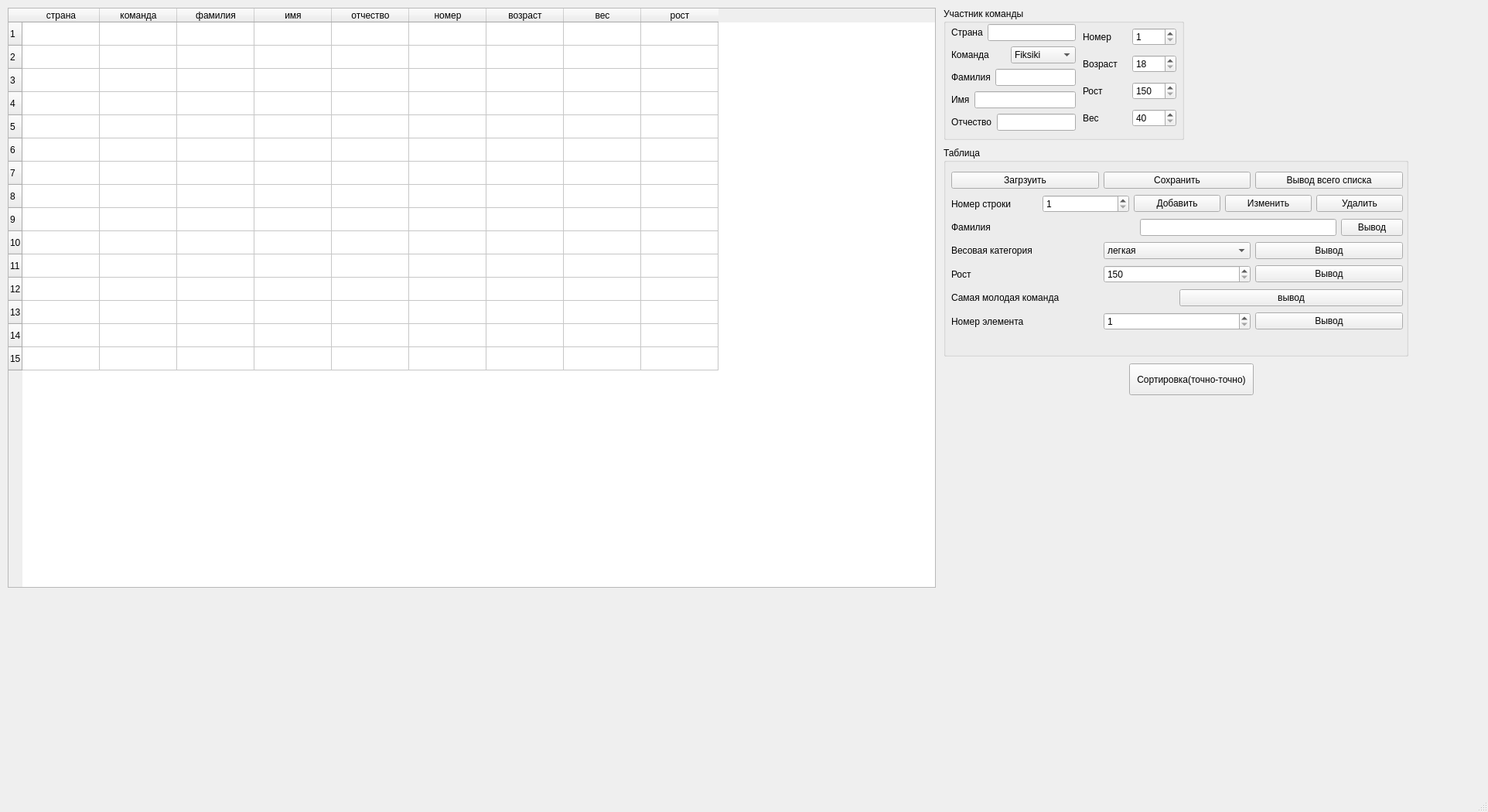
<?xml version="1.0" encoding="UTF-8"?>
<ui version="4.0">
 <class>MainWindow</class>
 <widget class="QMainWindow" name="MainWindow">
  <property name="geometry">
   <rect>
    <x>0</x>
    <y>0</y>
    <width>1924</width>
    <height>1050</height>
   </rect>
  </property>
  <property name="windowTitle">
   <string>MainWindow</string>
  </property>
  <widget class="QWidget" name="centralwidget">
   <widget class="QTableWidget" name="tableWidget">
    <property name="geometry">
     <rect>
      <x>10</x>
      <y>10</y>
      <width>1200</width>
      <height>750</height>
     </rect>
    </property>
    <property name="editTriggers">
     <set>QAbstractItemView::NoEditTriggers</set>
    </property>
    <row>
     <property name="text">
      <string>1</string>
     </property>
    </row>
    <row>
     <property name="text">
      <string>2</string>
     </property>
    </row>
    <row>
     <property name="text">
      <string>3</string>
     </property>
    </row>
    <row>
     <property name="text">
      <string>4</string>
     </property>
    </row>
    <row>
     <property name="text">
      <string>5</string>
     </property>
    </row>
    <row>
     <property name="text">
      <string>6</string>
     </property>
    </row>
    <row>
     <property name="text">
      <string>7</string>
     </property>
    </row>
    <row>
     <property name="text">
      <string>8</string>
     </property>
    </row>
    <row>
     <property name="text">
      <string>9</string>
     </property>
    </row>
    <row>
     <property name="text">
      <string>10</string>
     </property>
    </row>
    <row>
     <property name="text">
      <string>11</string>
     </property>
    </row>
    <row>
     <property name="text">
      <string>12</string>
     </property>
    </row>
    <row>
     <property name="text">
      <string>13</string>
     </property>
    </row>
    <row>
     <property name="text">
      <string>14</string>
     </property>
    </row>
    <row>
     <property name="text">
      <string>15</string>
     </property>
    </row>
    <column>
     <property name="text">
      <string>страна</string>
     </property>
    </column>
    <column>
     <property name="text">
      <string>команда</string>
     </property>
    </column>
    <column>
     <property name="text">
      <string>фамилия</string>
     </property>
    </column>
    <column>
     <property name="text">
      <string>имя</string>
     </property>
    </column>
    <column>
     <property name="text">
      <string>отчество</string>
     </property>
    </column>
    <column>
     <property name="text">
      <string>номер</string>
     </property>
    </column>
    <column>
     <property name="text">
      <string>возраст</string>
     </property>
    </column>
    <column>
     <property name="text">
      <string>вес</string>
     </property>
    </column>
    <column>
     <property name="text">
      <string>рост</string>
     </property>
    </column>
   </widget>
   <widget class="QGroupBox" name="groupBoxParticipant">
    <property name="geometry">
     <rect>
      <x>1220</x>
      <y>10</y>
      <width>311</width>
      <height>171</height>
     </rect>
    </property>
    <property name="title">
     <string>Участник команды</string>
    </property>
    <widget class="QWidget" name="layoutWidget">
     <property name="geometry">
      <rect>
       <x>10</x>
       <y>20</y>
       <width>161</width>
       <height>141</height>
      </rect>
     </property>
     <layout class="QVBoxLayout" name="verticalLayout">
      <item>
       <layout class="QHBoxLayout" name="horizontalLayoutCountry">
        <item>
         <widget class="QLabel" name="label">
          <property name="text">
           <string>Страна</string>
          </property>
         </widget>
        </item>
        <item>
         <widget class="QLineEdit" name="lineEditCountry">
          <property name="maxLength">
           <number>20</number>
          </property>
         </widget>
        </item>
       </layout>
      </item>
      <item>
       <layout class="QHBoxLayout" name="horizontalLayout">
        <item>
         <widget class="QLabel" name="label_2">
          <property name="text">
           <string>Команда</string>
          </property>
         </widget>
        </item>
        <item>
         <widget class="QComboBox" name="comboBox">
          <item>
           <property name="text">
            <string>Fiksiki</string>
           </property>
          </item>
          <item>
           <property name="text">
            <string>O4kozavri</string>
           </property>
          </item>
          <item>
           <property name="text">
            <string>Bulbashi</string>
           </property>
          </item>
         </widget>
        </item>
       </layout>
      </item>
      <item>
       <layout class="QHBoxLayout" name="horizontalLayout_4">
        <item>
         <widget class="QLabel" name="label_3">
          <property name="text">
           <string>Фамилия</string>
          </property>
         </widget>
        </item>
        <item>
         <widget class="QLineEdit" name="lineEdit">
          <property name="maxLength">
           <number>20</number>
          </property>
         </widget>
        </item>
       </layout>
      </item>
      <item>
       <layout class="QHBoxLayout" name="horizontalLayout_3">
        <item>
         <widget class="QLabel" name="label_4">
          <property name="text">
           <string>Имя</string>
          </property>
         </widget>
        </item>
        <item>
         <widget class="QLineEdit" name="lineEditName">
          <property name="maxLength">
           <number>20</number>
          </property>
         </widget>
        </item>
       </layout>
      </item>
      <item>
       <layout class="QHBoxLayout" name="horizontalLayout_2">
        <item>
         <widget class="QLabel" name="label_5">
          <property name="text">
           <string>Отчество</string>
          </property>
         </widget>
        </item>
        <item>
         <widget class="QLineEdit" name="lineEditPatronymic">
          <property name="maxLength">
           <number>20</number>
          </property>
         </widget>
        </item>
       </layout>
      </item>
     </layout>
    </widget>
    <widget class="QWidget" name="layoutWidget">
     <property name="geometry">
      <rect>
       <x>180</x>
       <y>20</y>
       <width>121</width>
       <height>141</height>
      </rect>
     </property>
     <layout class="QVBoxLayout" name="verticalLayout_2">
      <item>
       <layout class="QHBoxLayout" name="horizontalLayout_5">
        <item>
         <widget class="QLabel" name="label_6">
          <property name="text">
           <string>Номер</string>
          </property>
         </widget>
        </item>
        <item>
         <widget class="QSpinBox" name="spinBoxNumber">
          <property name="minimum">
           <number>1</number>
          </property>
          <property name="maximum">
           <number>10</number>
          </property>
         </widget>
        </item>
       </layout>
      </item>
      <item>
       <layout class="QHBoxLayout" name="horizontalLayout_6">
        <item>
         <widget class="QLabel" name="label_7">
          <property name="text">
           <string>Возраст</string>
          </property>
         </widget>
        </item>
        <item>
         <widget class="QSpinBox" name="spinBoxAge">
          <property name="minimum">
           <number>18</number>
          </property>
          <property name="maximum">
           <number>70</number>
          </property>
         </widget>
        </item>
       </layout>
      </item>
      <item>
       <layout class="QHBoxLayout" name="horizontalLayout_7">
        <item>
         <widget class="QLabel" name="label_8">
          <property name="text">
           <string>Рост</string>
          </property>
         </widget>
        </item>
        <item>
         <widget class="QSpinBox" name="spinBoxHeight">
          <property name="minimum">
           <number>150</number>
          </property>
          <property name="maximum">
           <number>210</number>
          </property>
         </widget>
        </item>
       </layout>
      </item>
      <item>
       <layout class="QHBoxLayout" name="horizontalLayout_8">
        <item>
         <widget class="QLabel" name="label_9">
          <property name="text">
           <string>Вес</string>
          </property>
         </widget>
        </item>
        <item>
         <widget class="QSpinBox" name="spinBoxWeight">
          <property name="minimum">
           <number>40</number>
          </property>
          <property name="maximum">
           <number>150</number>
          </property>
         </widget>
        </item>
       </layout>
      </item>
     </layout>
    </widget>
   </widget>
   <widget class="QGroupBox" name="groupBox_2">
    <property name="geometry">
     <rect>
      <x>1220</x>
      <y>190</y>
      <width>601</width>
      <height>271</height>
     </rect>
    </property>
    <property name="title">
     <string>Таблица</string>
    </property>
    <widget class="QWidget" name="layoutWidget_2">
     <property name="geometry">
      <rect>
       <x>10</x>
       <y>30</y>
       <width>584</width>
       <height>211</height>
      </rect>
     </property>
     <layout class="QVBoxLayout" name="verticalLayout_4">
      <item>
       <layout class="QHBoxLayout" name="horizontalLayout_9">
        <item>
         <widget class="QPushButton" name="pushButtonLoad">
          <property name="text">
           <string>Загрзуить</string>
          </property>
         </widget>
        </item>
        <item>
         <widget class="QPushButton" name="pushButtonSave">
          <property name="text">
           <string>Сохранить</string>
          </property>
         </widget>
        </item>
        <item>
         <widget class="QPushButton" name="pushButton">
          <property name="text">
           <string>Вывод всего списка</string>
          </property>
         </widget>
        </item>
       </layout>
      </item>
      <item>
       <layout class="QHBoxLayout" name="horizontalLayout_12">
        <item>
         <widget class="QLabel" name="label_12">
          <property name="text">
           <string>Номер строки</string>
          </property>
         </widget>
        </item>
        <item>
         <widget class="QSpinBox" name="spinBoxRowNumber">
          <property name="minimum">
           <number>1</number>
          </property>
          <property name="maximum">
           <number>15</number>
          </property>
         </widget>
        </item>
        <item>
         <widget class="QPushButton" name="pushButtonAdd">
          <property name="text">
           <string>Добавить</string>
          </property>
         </widget>
        </item>
        <item>
         <widget class="QPushButton" name="pushButton_2">
          <property name="text">
           <string>Изменить</string>
          </property>
         </widget>
        </item>
        <item>
         <widget class="QPushButton" name="pushButton_3">
          <property name="text">
           <string>Удалить</string>
          </property>
         </widget>
        </item>
       </layout>
      </item>
      <item>
       <layout class="QHBoxLayout" name="horizontalLayout_11">
        <item>
         <widget class="QLabel" name="label_11">
          <property name="text">
           <string>Фамилия                                                        </string>
          </property>
         </widget>
        </item>
        <item>
         <widget class="QLineEdit" name="lineEdit_2"/>
        </item>
        <item>
         <widget class="QPushButton" name="pushButtonSearch_2">
          <property name="text">
           <string>Вывод</string>
          </property>
         </widget>
        </item>
       </layout>
      </item>
      <item>
       <layout class="QHBoxLayout" name="horizontalLayout_13">
        <item>
         <widget class="QLabel" name="label_13">
          <property name="text">
           <string>Весовая категория</string>
          </property>
         </widget>
        </item>
        <item>
         <widget class="QComboBox" name="comboBox_2">
          <item>
           <property name="text">
            <string>легкая</string>
           </property>
          </item>
          <item>
           <property name="text">
            <string>средняя</string>
           </property>
          </item>
          <item>
           <property name="text">
            <string>тяжелая</string>
           </property>
          </item>
         </widget>
        </item>
        <item>
         <widget class="QPushButton" name="pushButton_4">
          <property name="text">
           <string>Вывод</string>
          </property>
         </widget>
        </item>
       </layout>
      </item>
      <item>
       <layout class="QHBoxLayout" name="horizontalLayout_14">
        <item>
         <widget class="QLabel" name="label_14">
          <property name="text">
           <string>Рост</string>
          </property>
         </widget>
        </item>
        <item>
         <widget class="QSpinBox" name="spinBoxHeight_2">
          <property name="minimum">
           <number>150</number>
          </property>
          <property name="maximum">
           <number>210</number>
          </property>
         </widget>
        </item>
        <item>
         <widget class="QPushButton" name="pushButton_5">
          <property name="text">
           <string>Вывод</string>
          </property>
         </widget>
        </item>
       </layout>
      </item>
      <item>
       <layout class="QHBoxLayout" name="horizontalLayout_15">
        <item>
         <widget class="QLabel" name="label_15">
          <property name="text">
           <string>Самая молодая команда</string>
          </property>
         </widget>
        </item>
        <item>
         <widget class="QPushButton" name="pushButton_6">
          <property name="text">
           <string>вывод</string>
          </property>
         </widget>
        </item>
       </layout>
      </item>
      <item>
       <layout class="QHBoxLayout" name="horizontalLayout_10">
        <item>
         <widget class="QLabel" name="label_10">
          <property name="text">
           <string>Номер элемента</string>
          </property>
         </widget>
        </item>
        <item>
         <widget class="QSpinBox" name="spinBox_4">
          <property name="minimum">
           <number>1</number>
          </property>
          <property name="maximum">
           <number>15</number>
          </property>
         </widget>
        </item>
        <item>
         <widget class="QPushButton" name="pushButtonSearch">
          <property name="text">
           <string>Вывод</string>
          </property>
         </widget>
        </item>
       </layout>
      </item>
     </layout>
    </widget>
   </widget>
   <widget class="QPushButton" name="pushButton_7">
    <property name="geometry">
     <rect>
      <x>1460</x>
      <y>470</y>
      <width>161</width>
      <height>41</height>
     </rect>
    </property>
    <property name="text">
     <string>Сортировка(точно-точно)</string>
    </property>
   </widget>
  </widget>
  <widget class="QMenuBar" name="menubar">
   <property name="geometry">
    <rect>
     <x>0</x>
     <y>0</y>
     <width>1924</width>
     <height>17</height>
    </rect>
   </property>
  </widget>
  <widget class="QStatusBar" name="statusbar"/>
 </widget>
 <resources/>
 <connections/>
</ui>
